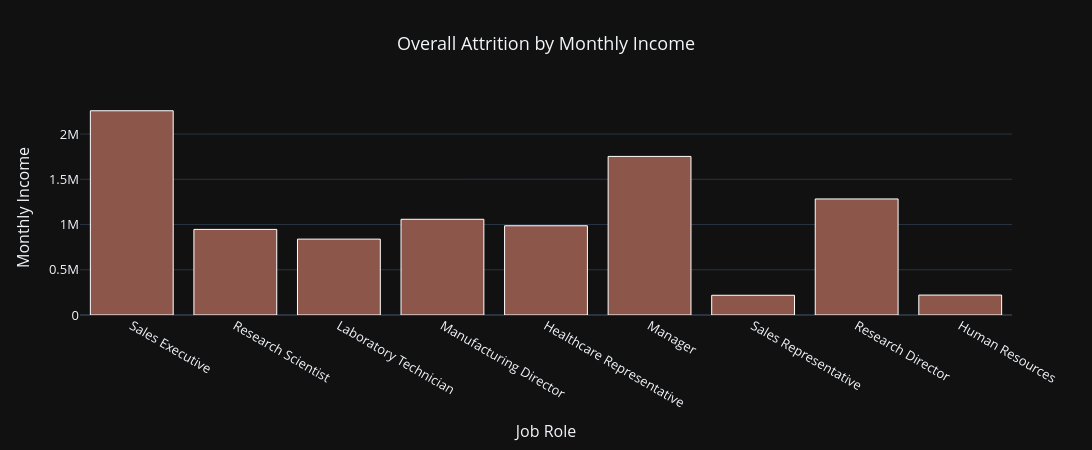

Notebook code for this chart:
### Markdown cell above
## 6️⃣ Attrition by Monthly Income

### Code cell
fig = px.histogram(
    df,
    x='JobRole',
    y='MonthlyIncome',
    barmode='group',
    color_discrete_sequence=[px.colors.qualitative.D3[5], px.colors.qualitative.Antique[10]],
    title="Overall Attrition by Monthly Income"
)

fig.update_traces(marker_line_color='white', marker_line_width=1)
fig.update_layout(
    width=1100,
    height=450,
    title_x=0.5,
    title_font_size=18,
    xaxis_title="Job Role",
    yaxis_title="Monthly Income",
    font=dict(size=13),
    template='plotly_dark'
)

fig.show()

### Figure 1 — Plotly figure (JSON) as saved in the notebook; plotly's stock layout.template omitted (floating-point values rounded to 4 significant figures; data arrays with more than 128 entries replaced by an {"elided": "..."} marker saying what was removed)
{"data": [{"alignmentgroup": "True", "bingroup": "x", "histfunc": "sum", "hovertemplate": "JobRole=%{x}<br>sum of MonthlyIncome=%{y}<extra></extra>", "legendgroup": "", "marker": {"color": "#8C564B", "line": {"color": "white", "width": 1}, "pattern": {"shape": ""}}, "name": "", "offsetgroup": "", "orientation": "v", "showlegend": false, "type": "histogram", "x": {"elided": "1470 str values"}, "xaxis": "x", "y": {"elided": "1470 int values"}, "yaxis": "y"}], "layout": {"barmode": "group", "font": {"size": 13}, "height": 450, "legend": {"tracegroupgap": 0}, "title": {"font": {"size": 18}, "text": "Overall Attrition by Monthly Income", "x": 0.5}, "width": 1100, "xaxis": {"anchor": "y", "autorange": true, "domain": [0, 1], "range": [-0.5, 8.5], "title": {"text": "Job Role"}, "type": "category"}, "yaxis": {"anchor": "x", "autorange": true, "domain": [0, 1], "range": [0, 2376000.0], "title": {"text": "Monthly Income"}, "type": "linear"}}}
